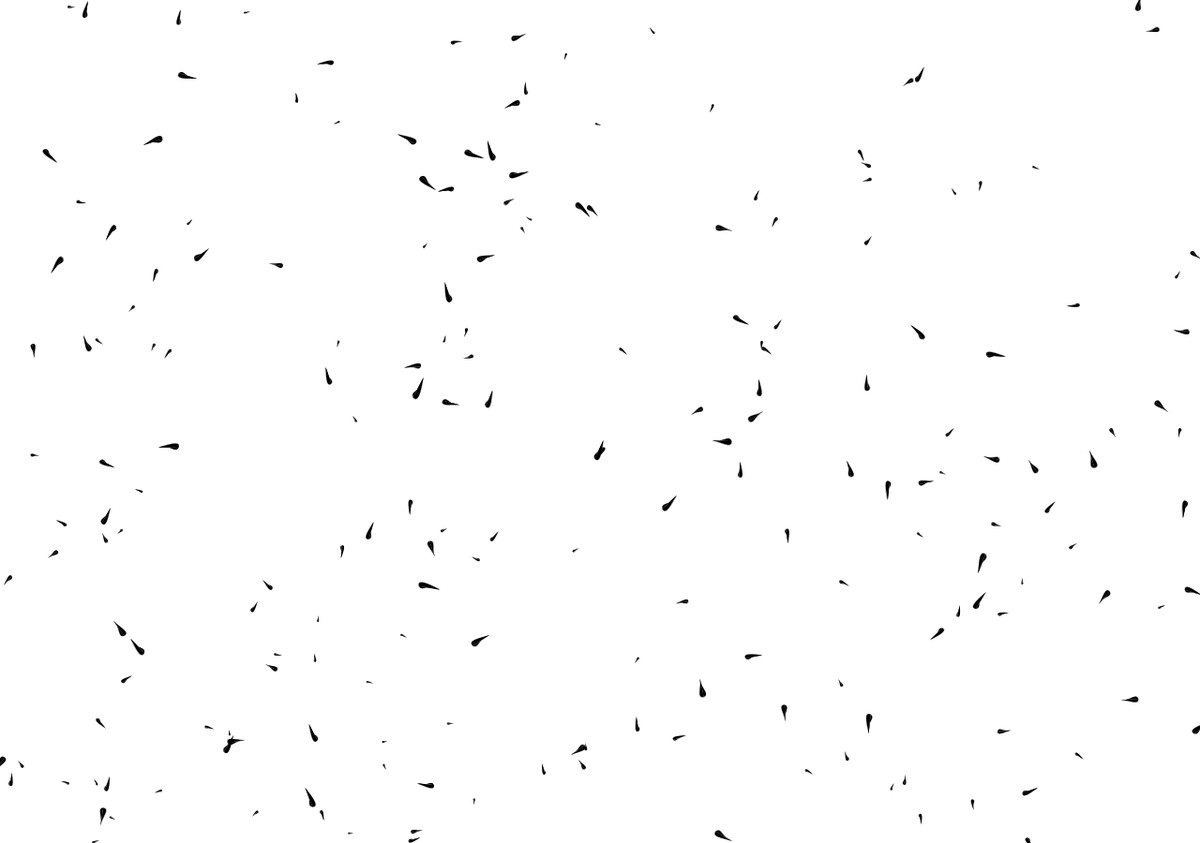
Frame 1 (no input)
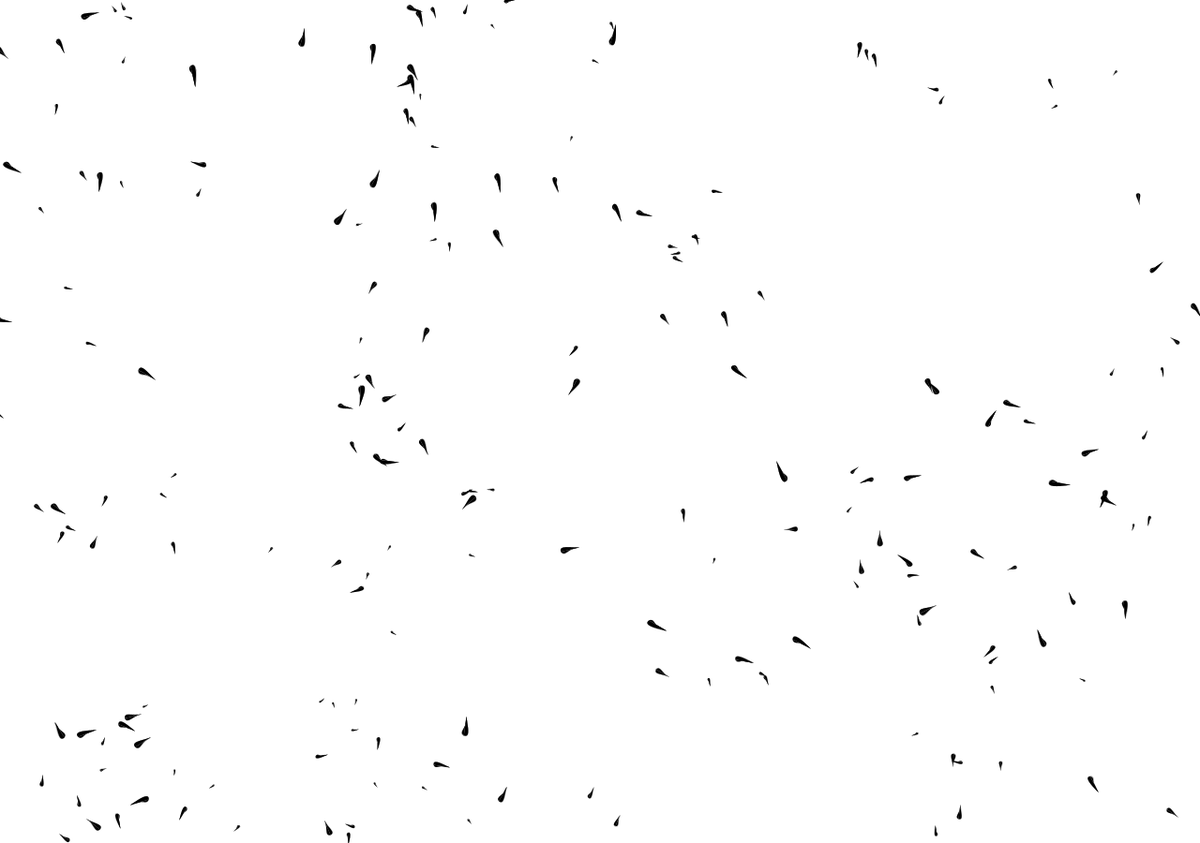
Frame 60 (the mouse pressed at the canvas centre just before this capture)
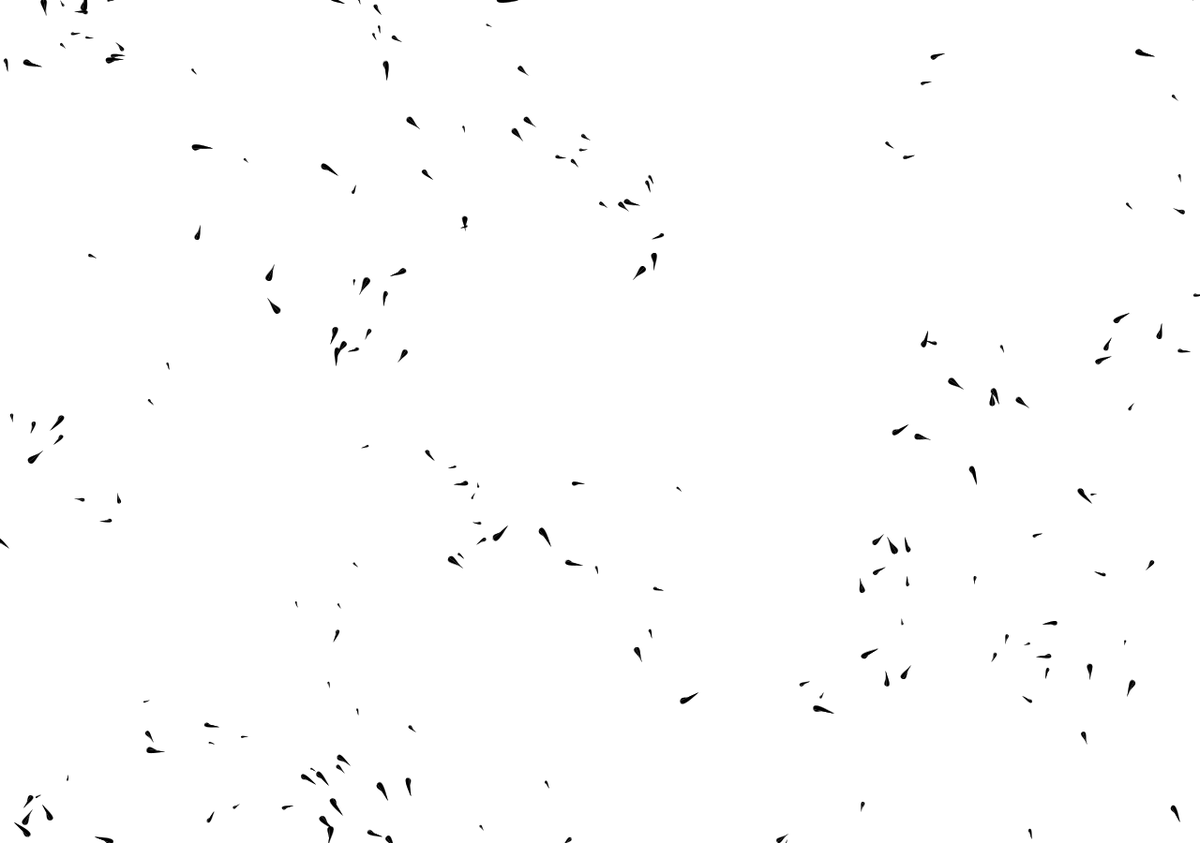
Frame 120 (the mouse held since frame 60 and released just before this capture)

The Processing sketch that drew these frames (run headless with seeded random() and noise(); from frame 60 on, the mouse is pressed at the canvas centre):

// Processing sketch: fishFlocking
// ── fishFlocking.pde
int fishNum = 200;
Fish[] fish = new Fish[fishNum];
 
boolean mouseDown = false;
 
void setup(){
  size(1280, 900);
  background(255);
  fill(0);
  //smooth();
 
  for(int i=0; i<fishNum; i++){
    fish[i] = new Fish(random(width), random(height));
  }
}
 
void mousePressed(){
  mouseDown = true;
}

void mouseReleased(){
  mouseDown = false;
}

void draw(){
  background(255);
 
  for(int i=0; i<fishNum; i++){
    fish[i].update();
  }
 
  for(int i = 0; i<fishNum-1; i++){
    for(int c = i+1; c<fishNum; c++){
      float d = dist(fish[i].x, fish[i].y, fish[c].x, fish[c].y)+1;
 
      if( d <= 15 ){
        fish[i].xv += .004*(fish[i].x - fish[c].x);
        fish[i].yv += .004*(fish[i].y - fish[c].y);
 
        fish[c].xv += .004*(fish[c].x - fish[i].x);
        fish[c].yv += .004*(fish[c].y - fish[i].y);
      }
      else if( d>50 && d <=80){
        fish[i].xv -= .000005*(fish[i].x - fish[c].x);
        fish[i].yv -= .000005*(fish[i].y - fish[c].y);
 
        fish[c].xv -= .000005*(fish[c].x - fish[i].x);
        fish[c].yv -= .000005*(fish[c].y - fish[i].y);
 
        fish[i].xv += ((fish[c].xv+fish[i].xv)/2-fish[i].xv)*.01;
        fish[i].yv += ((fish[c].yv+fish[i].yv)/2-fish[i].yv)*.01;
      }
       
      if(mouseDown){
         float d2 = dist(mouseX,mouseY, fish[i].x, fish[i].y);
         if(d2<100){
         fish[i].xv -= .002*(mouseX-fish[i].x)/d2;
         fish[i].yv -= .002*(mouseY-fish[i].y)/d2;
         }
      }
    }
  }
}
 
 
 

// ── Fish.pde
class Fish {
 
  float x,y;
  float xv = random(-1,1), yv = random(-1,1);
  float tailStep = 0, tailSpeed = random(2,3);
  color c = color(random(255), random(255), random(255) );
 
  float s = random(.05,.2);
  
  //Bezier points///////
  float sx = -90, sy = 0;
 
  float ax = -40, ay = 0;
  float bx = 5, by = 40;
 
  float cx = -40, cy = 0;
  float dx = 5, dy = -40;
 
  float ex = 10, ey = 0;
 
  float animOff = random(TWO_PI);
  ////////////////////////
 
  Fish(float x, float y){
    this.x = x;
    this.y = y;
  }
 
  void update(){
    this.tailStep += this.tailSpeed;
    
    this.xv += (  noise(  this.x*.01 + PI,this.y*.01, millis()*.00002  )*2-1  )*.3;
    this.yv += (  noise(  this.x*.01 - PI,this.y*.01, millis()*.00002  )*2-1  )*.3;

    this.xv = constrain(this.xv, -2,2);
    this.yv = constrain(this.yv, -2,2);
 
    this.x += this.xv;
    this.y += this.yv;
 
    drawFish();
 
    if(this.x<-10){
      this.x = width+10;
    }
    else if(this.x>width+10){
      this.x = -10;
    }
 
    if(this.y<-10){
      this.y = height+10;
    }
    else if(this.y>height+10){
      this.y = -10;
    }
  }
 
  void drawFish(){
    sy = 60*sin( this.tailStep*.1 + this.animOff);
    pushMatrix();
    translate(this.x, this.y);
    scale(this.s,this.s);
    rotate( atan2(this.yv, this.xv) );
 
    bezier( this.sx,this.sy, this.ax,this.ay, this.bx,this.by, this.ex,this.ey );
    bezier( this.sx,this.sy, this.cx,this.cy, this.dx,this.dy, this.ex,this.ey );
    //strokeWeight(3);
    line( this.sx,this.sy, this.ex,this.ey);
 
    //line(0,0,this.xv*3,this.yv*3);//,3,3);
    popMatrix();
  }
}
